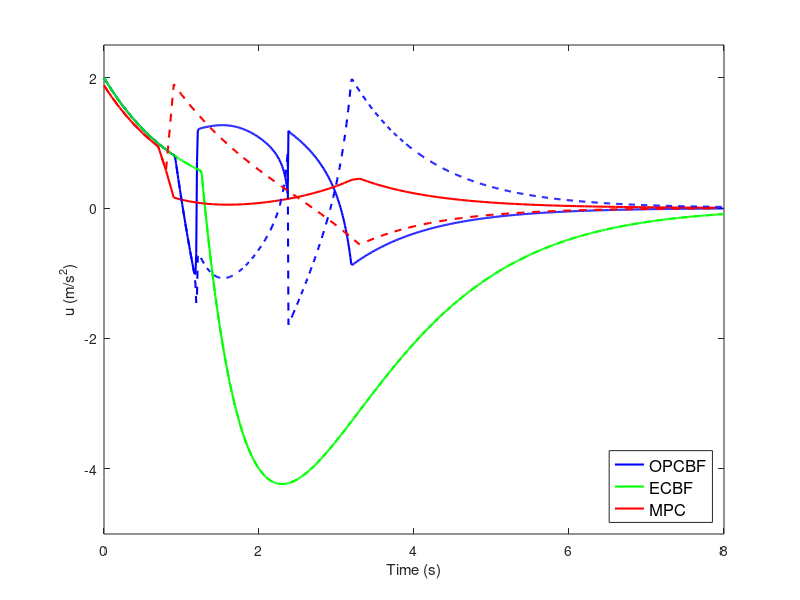
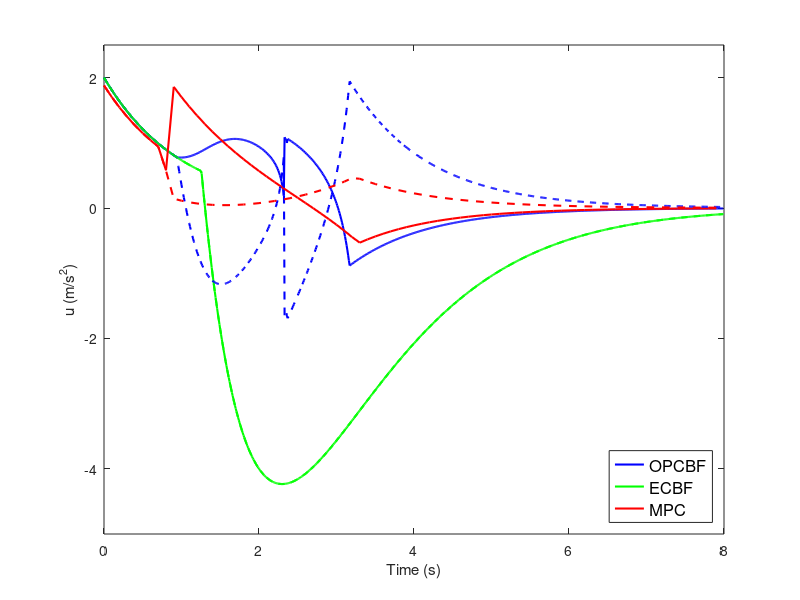
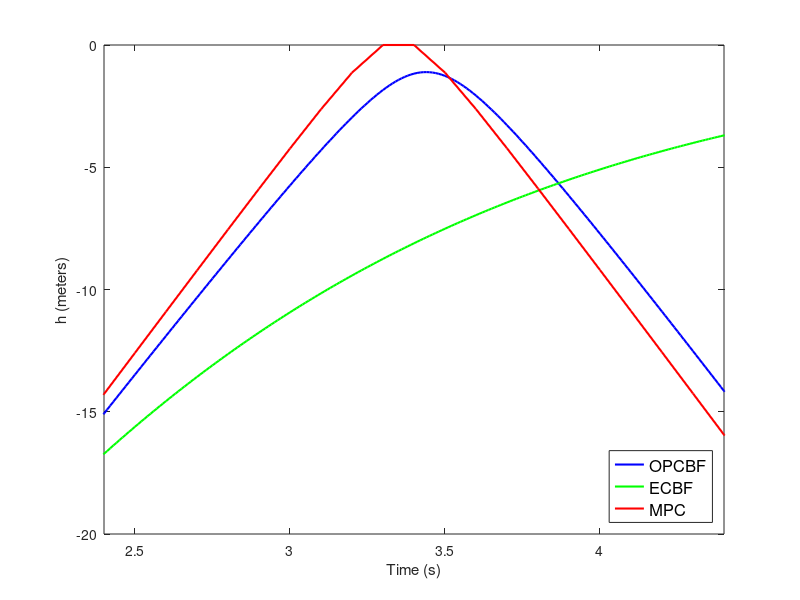
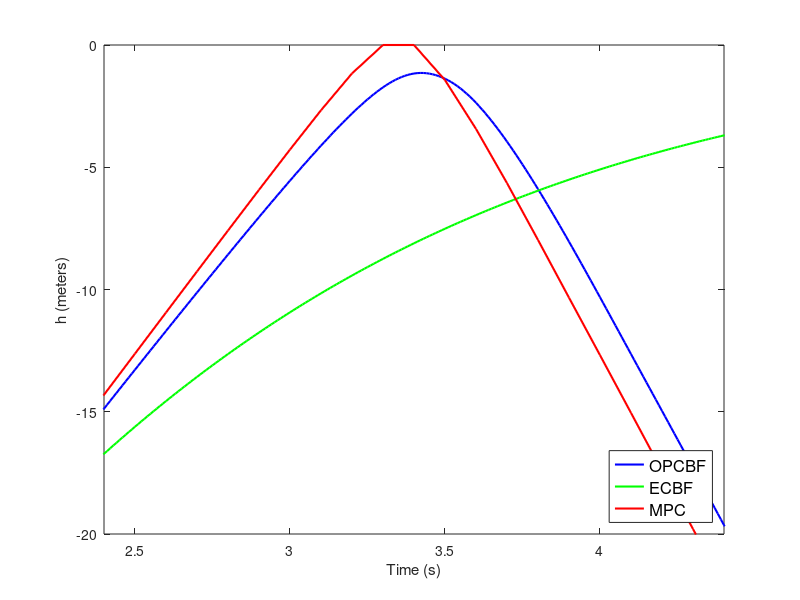

These charts were generated, in order, by the following MATLAB code: (Note: this script raises an error after producing the figures.)
function make_plots
data1 = load('data_OPCBF_parallel');
data2 = load('data_ECBF_parallel');
data3 = load('data_MPC_parallel');

data4 = load('data_OPCBF_left');
data5 = load('data_ECBF_left');
data6 = load('data_MPC_left');

%% Control Input Plots
f = figure(2); clf;
plot(data1.t(1:end-1), data1.u(1,:), 'b', 'LineWidth', 1.5); hold on;
plot(data2.t(1:end-1), data2.u(1,:), 'g', 'LineWidth', 1.5);
plot(data3.t(1:end-1), data3.u(1,:), 'r', 'LineWidth', 1.5);
plot(data1.t(1:end-1), data1.u(2,:), 'b--', 'LineWidth', 1.5);
plot(data2.t(1:end-1), data2.u(2,:), 'g--', 'LineWidth', 1.5);
plot(data3.t(1:end-1), data3.u(2,:), 'r--', 'LineWidth', 1.5);
xlabel 'Time (s)';
ylabel 'u (m/s^2)';
set(f, 'Position', [2200 1100 560 180]);
axis([0 8 -5 2.5]);
legend({'OPCBF', 'ECBF', 'MPC'},'Location','SouthEast','FontSize',12);

f = figure(3); clf;
plot(data4.t(1:end-1), data4.u(1,:), 'b', 'LineWidth', 1.5); hold on;
plot(data5.t(1:end-1), data5.u(1,:), 'g', 'LineWidth', 1.5);
plot(data6.t(1:end-1), data6.u(1,:), 'r', 'LineWidth', 1.5);
plot(data4.t(1:end-1), data4.u(2,:), 'b--', 'LineWidth', 1.5);
plot(data5.t(1:end-1), data5.u(2,:), 'g--', 'LineWidth', 1.5);
plot(data6.t(1:end-1), data6.u(2,:), 'r--', 'LineWidth', 1.5);
xlabel 'Time (s)';
ylabel 'u (m/s^2)';
set(f, 'Position', [2200 800 560 180]);
axis([0 8 -5 2.5]);
legend({'OPCBF', 'ECBF', 'MPC'},'Location','SouthEast','FontSize',12);

%% Constraint Plots
f = figure(4); clf;
plot(data1.t(1:end-1), data1.h, 'b', 'LineWidth', 1.5); hold on;
plot(data2.t(1:end-1), data2.h, 'g', 'LineWidth', 1.5);
plot(data3.t(1:end-1), data3.h, 'r', 'LineWidth', 1.5);
xlabel 'Time (s)';
ylabel 'h (meters)';
set(f, 'Position', [2200 500 560 180]);
axis([2.4 4.4 -20 0]);
legend({'OPCBF', 'ECBF', 'MPC'},'Location','SouthEast','FontSize',12);

f = figure(5); clf;
plot(data4.t(1:end-1), data4.h, 'b', 'LineWidth', 1.5); hold on;
plot(data5.t(1:end-1), data5.h, 'g', 'LineWidth', 1.5);
plot(data6.t(1:end-1), data6.h, 'r', 'LineWidth', 1.5);
xlabel 'Time (s)';
ylabel 'h (meters)';
set(f, 'Position', [2200 200 560 180]);
axis([2.4 4.4 -20 0]);
legend({'OPCBF', 'ECBF', 'MPC'},'Location','SouthEast','FontSize',12);

%% CBF Plots
f = figure(6); clf;
plot(data1.t(1:end-1), data1.H, 'b', 'LineWidth', 1.5); hold on;
plot(data2.t(1:end-1), data2.H, 'g', 'LineWidth', 1.5);
plot(data3.t(1:end-1), data3.h, 'r', 'LineWidth', 1.5);
xlabel 'Time (s)';
ylabel 'H';
set(f, 'Position', [2800 500 560 180]);
axis([2.4 4.4 -12 0]);
legend({'OPCBF', 'ECBF', 'MPC'},'Location','SouthEast','FontSize',12);

f = figure(7); clf;
plot(data4.t(1:end-1), data4.H, 'b', 'LineWidth', 1.5); hold on;
plot(data5.t(1:end-1), data5.H, 'g', 'LineWidth', 1.5);
plot(data6.t(1:end-1), data6.h, 'r', 'LineWidth', 1.5);
xlabel 'Time (s)';
ylabel 'H';
set(f, 'Position', [2800 200 560 180]);
axis([2.4 4.4 -12 0]);
legend({'OPCBF', 'ECBF', 'MPC'},'Location','SouthEast','FontSize',12);

%% Videos
global sim_case
sim_case = 1;

record = 1;
if record
    vidObj = VideoWriter('movie.avi');
    vidObj.FrameRate = 20; % double real speed
    open(vidObj);
end

f = figure(1); clf;
l1 = lane1(data2.x(1,1));
l2 = lane2(data2.x(3,1));
p1 = plot(l1(1), l1(2), 'bo', 'MarkerFaceColor', 'b'); hold on;
p2 = plot(l2(1), l2(2), 'go', 'MarkerFaceColor', 'g');
plot([-50, -3], [3, 3], 'k')
plot([-50, -3], [-3, -3], 'k')
plot([50, 3], [3, 3], 'k')
plot([50, 3], [-3, -3], 'k')
plot([-3, -3], [-50, -3], 'k')
plot([3, 3], [-50, -3], 'k')
plot([-3, -3], [50, 3], 'k')
plot([3, 3], [50, 3], 'k')
axis equal; axis([-50 50 -50 50]);
xlabel 'x (meters)';
ylabel 'y (meters)';
title 'Straight Intersection - Existing Approach (ECBF)';
set(f, 'Position', [1800 200 520 420]);
set(gca, 'XTick', -50:10:50);
if record
    for i=1:6
        frame = getframe(f);
        writeVideo(vidObj,frame);
    end
end
N = length(data2.x);
for i=1:10:N
    l1 = lane1(data2.x(1,i));
    l2 = lane2(data2.x(3,i));
    set(p1, 'XData', l1(1), 'YData', l1(2));
    set(p2, 'XData', l2(1), 'YData', l2(2));
    if record
        frame = getframe(f);
        writeVideo(vidObj,frame);
    end
end

l1 = lane1(data1.x(1,1));
l2 = lane2(data1.x(3,1));
set(p1, 'XData', l1(1), 'YData', l1(2));
set(p2, 'XData', l2(1), 'YData', l2(2));
title 'Straight Intersection - New Approach (OPCBF)';
if record
    for i=1:6
        frame = getframe(f);
        writeVideo(vidObj,frame);
    end
end
N = length(data1.x);
for i=1:10:N
    l1 = lane1(data1.x(1,i));
    l2 = lane2(data1.x(3,i));
    set(p1, 'XData', l1(1), 'YData', l1(2));
    set(p2, 'XData', l2(1), 'YData', l2(2));
    if record
        frame = getframe(f);
        writeVideo(vidObj,frame);
    end
end

l1 = lane1(data3.x(1,1));
l2 = lane2(data3.x(3,1));
set(p1, 'XData', l1(1), 'YData', l1(2));
set(p2, 'XData', l2(1), 'YData', l2(2));
title 'Straight Intersection - Comparison to MPC';
if record
    for i=1:6
        frame = getframe(f);
        writeVideo(vidObj,frame);
    end
end
N = length(data3.x);
for i=1:N
    l1 = lane1(data3.x(1,i));
    l2 = lane2(data3.x(3,i));
    set(p1, 'XData', l1(1), 'YData', l1(2));
    set(p2, 'XData', l2(1), 'YData', l2(2));
    if record
        frame = getframe(f);
        writeVideo(vidObj,frame);
    end
end

sim_case = 2;
l1 = lane1(data5.x(1,1));
l2 = lane2(data5.x(3,1));
set(p1, 'XData', l1(1), 'YData', l1(2));
set(p2, 'XData', l2(1), 'YData', l2(2));
title 'Left Turn - Existing Approach (ECBF)';
if record
    for i=1:6
        frame = getframe(f);
        writeVideo(vidObj,frame);
    end
end
N = length(data5.x);
for i=1:10:N
    l1 = lane1(data5.x(1,i));
    l2 = lane2(data5.x(3,i));
    set(p1, 'XData', l1(1), 'YData', l1(2));
    set(p2, 'XData', l2(1), 'YData', l2(2));
    if record
        frame = getframe(f);
        writeVideo(vidObj,frame);
    end
end

l1 = lane1(data4.x(1,1));
l2 = lane2(data4.x(3,1));
set(p1, 'XData', l1(1), 'YData', l1(2));
set(p2, 'XData', l2(1), 'YData', l2(2));
title 'Left Turn - New Approach (OPCBF)';
if record
    for i=1:6
        frame = getframe(f);
        writeVideo(vidObj,frame);
    end
end
N = length(data4.x);
for i=1:10:N
    l1 = lane1(data4.x(1,i));
    l2 = lane2(data4.x(3,i));
    set(p1, 'XData', l1(1), 'YData', l1(2));
    set(p2, 'XData', l2(1), 'YData', l2(2));
    if record
        frame = getframe(f);
        writeVideo(vidObj,frame);
    end
end

l1 = lane1(data6.x(1,1));
l2 = lane2(data6.x(3,1));
set(p1, 'XData', l1(1), 'YData', l1(2));
set(p2, 'XData', l2(1), 'YData', l2(2));
title 'Left Turn - Comparison to MPC';
if record
    for i=1:6
        frame = getframe(f);
        writeVideo(vidObj,frame);
    end
end
N = length(data6.x);
for i=1:N
    l1 = lane1(data6.x(1,i));
    l2 = lane2(data6.x(3,i));
    set(p1, 'XData', l1(1), 'YData', l1(2));
    set(p2, 'XData', l2(1), 'YData', l2(2));
    if record
        frame = getframe(f);
        writeVideo(vidObj,frame);
    end
end

if record
    close(vidObj);
end